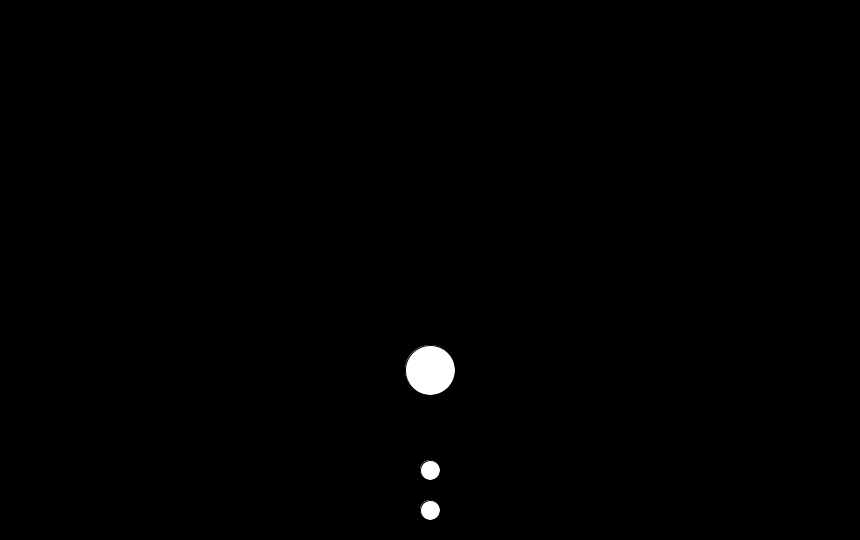
Frame 1 (no input)
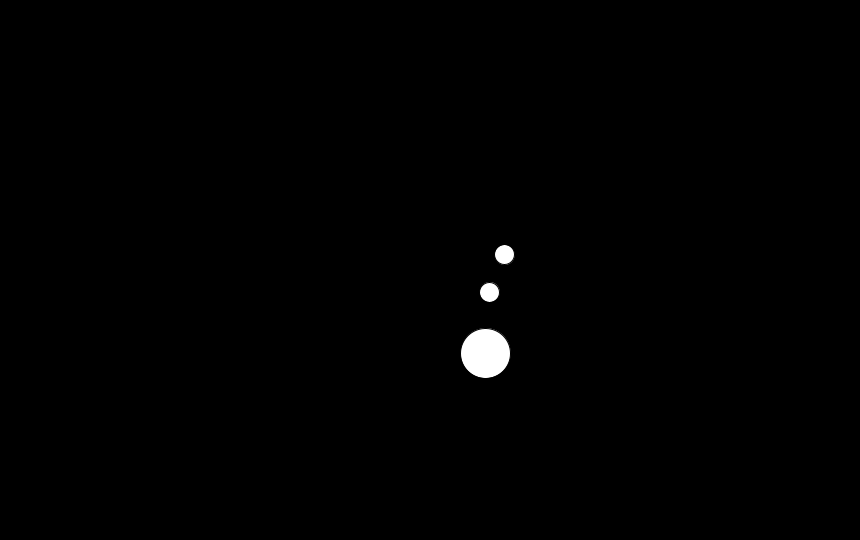
Frame 60 (the mouse pressed at the canvas centre just before this capture)
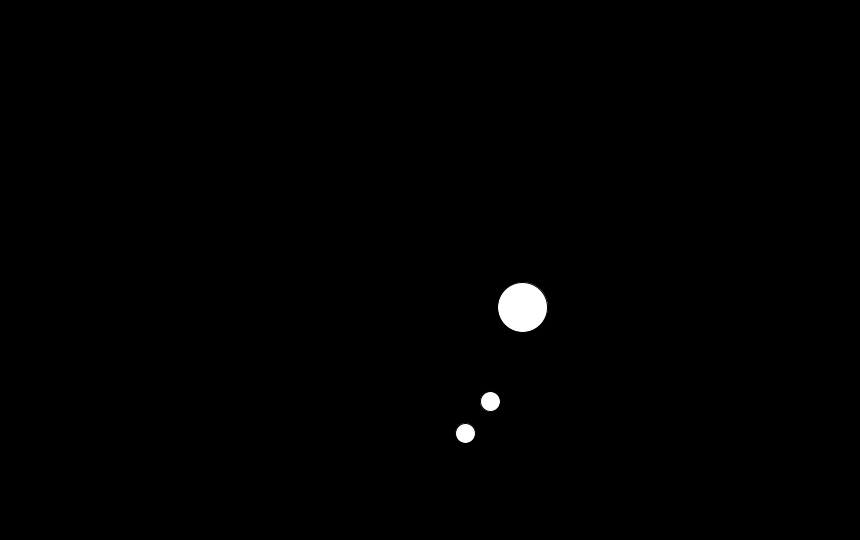
Frame 120 (the mouse held since frame 60 and released just before this capture)

The Processing sketch that drew these frames (run headless with seeded random() and noise(); from frame 60 on, the mouse is pressed at the canvas centre):

// Processing sketch: orbitsonorbits
// ── orbitsonorbits.pde

void setup(){
  size(860,540);
  background(0);
  stroke(0);
  
}

float theta = 0;

void draw(){
  println(frameRate);
  background(0);
  
  float[] circle1 = orbitPoint(width/2, height/2, 100, 50, .1);
  float[] circle2 = orbitPoint(circle1[0], circle1[1], 100, 20, .5);
  float[] circle3 = orbitPoint(circle2[0], circle2[1], 40, 20, 1);

  
  
  theta += .1;
  
}

float[] orbitPoint(float xIn, float yIn, float rIn, float size, float speedMod){
  translate(xIn, yIn);
  float r = rIn;
  float x = r * sin(theta*speedMod);
  float y = r * cos(theta*speedMod);
  circle(x,y,size);
  float[] newCoors = {x,y};
  return newCoors;
}
